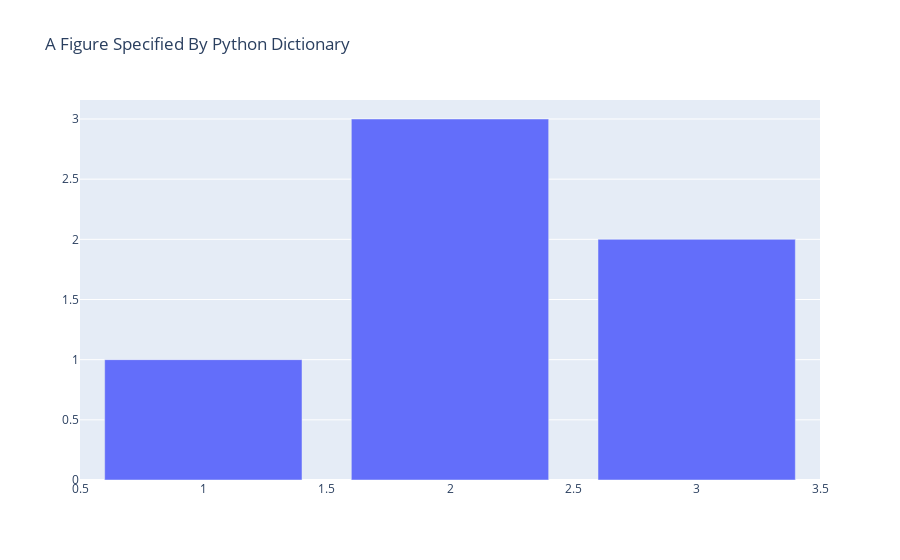

The cell this chart's notebook holds for it:
### Code cell
fig = dict({
    "data": [{"type": "bar",
              "x": [1, 2, 3],
              "y": [1, 3, 2]}],
    "layout": {"title": {"text": "A Figure Specified By Python Dictionary"}}
})

# To display the figure defined by this dict, use the low-level plotly.io.show function
import plotly.io as pio

pio.show(fig)

### Figure 1 — Plotly figure (JSON) as saved in the notebook; plotly's stock layout.template omitted (floating-point values rounded to 4 significant figures)
{"data": [{"type": "bar", "x": [1, 2, 3], "y": [1, 3, 2]}], "layout": {"title": {"text": "A Figure Specified By Python Dictionary"}}}
